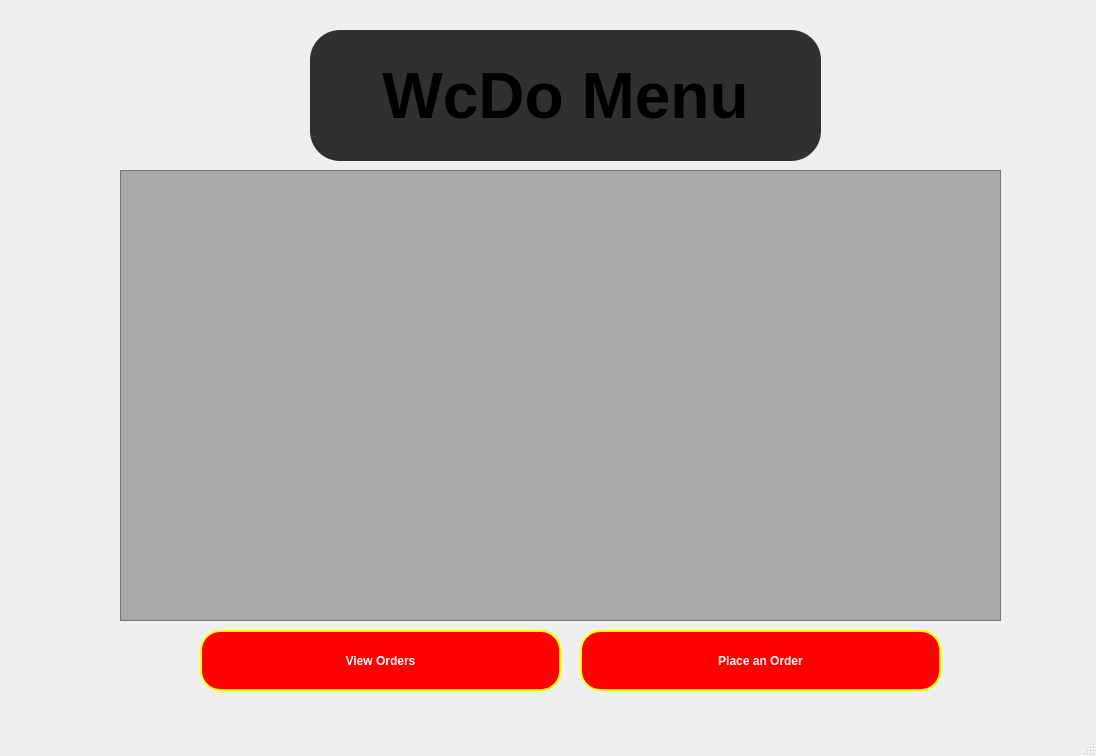
<?xml version="1.0" encoding="UTF-8"?>
<ui version="4.0">
 <class>MainWindow</class>
 <widget class="QMainWindow" name="MainWindow">
  <property name="geometry">
   <rect>
    <x>0</x>
    <y>0</y>
    <width>1096</width>
    <height>756</height>
   </rect>
  </property>
  <property name="windowTitle">
   <string>MainWindow</string>
  </property>
  <property name="styleSheet">
   <string notr="true">#MainWindow &gt; #centralwidget {
	background-image: url(:/wcdo.png);
}</string>
  </property>
  <widget class="QWidget" name="centralwidget">
   <widget class="QLabel" name="labelTitle">
    <property name="geometry">
     <rect>
      <x>310</x>
      <y>30</y>
      <width>511</width>
      <height>131</height>
     </rect>
    </property>
    <property name="font">
     <font>
      <pointsize>48</pointsize>
      <bold>true</bold>
     </font>
    </property>
    <property name="styleSheet">
     <string notr="true">background-color: rgba(0, 0, 0, 0.8);
padding: 10px;
border-radius: 30px;</string>
    </property>
    <property name="text">
     <string>WcDo Menu</string>
    </property>
    <property name="alignment">
     <set>Qt::AlignmentFlag::AlignCenter</set>
    </property>
   </widget>
   <widget class="QTableWidget" name="tableWidgetMenu">
    <property name="geometry">
     <rect>
      <x>120</x>
      <y>170</y>
      <width>881</width>
      <height>451</height>
     </rect>
    </property>
    <property name="styleSheet">
     <string notr="true">QTableWidget {
	background-color: rgba(0, 0, 0, 0.3);
}
QTableWidget::item {
	background-color: rgba(0, 0, 0, 0.3);
}</string>
    </property>
   </widget>
   <widget class="QPushButton" name="pushButtonPlaceOrdrer">
    <property name="geometry">
     <rect>
      <x>580</x>
      <y>630</y>
      <width>361</width>
      <height>61</height>
     </rect>
    </property>
    <property name="cursor">
     <cursorShape>PointingHandCursor</cursorShape>
    </property>
    <property name="styleSheet">
     <string notr="true">background-color: rgb(255, 0, 0);
color: white;
border: 2px solid yellow;
font-weight: bold;
border-radius: 20px;</string>
    </property>
    <property name="text">
     <string>Place an Order</string>
    </property>
   </widget>
   <widget class="QPushButton" name="pushButtonOrderHistory">
    <property name="geometry">
     <rect>
      <x>200</x>
      <y>630</y>
      <width>361</width>
      <height>61</height>
     </rect>
    </property>
    <property name="cursor">
     <cursorShape>PointingHandCursor</cursorShape>
    </property>
    <property name="styleSheet">
     <string notr="true">background-color: rgb(255, 0, 0);
color: white;
border: 2px solid yellow;
font-weight: bold;
border-radius: 20px;</string>
    </property>
    <property name="text">
     <string>View Orders</string>
    </property>
   </widget>
  </widget>
  <widget class="QMenuBar" name="menubar">
   <property name="geometry">
    <rect>
     <x>0</x>
     <y>0</y>
     <width>1096</width>
     <height>25</height>
    </rect>
   </property>
  </widget>
  <widget class="QStatusBar" name="statusbar"/>
 </widget>
 <resources/>
 <connections/>
</ui>
